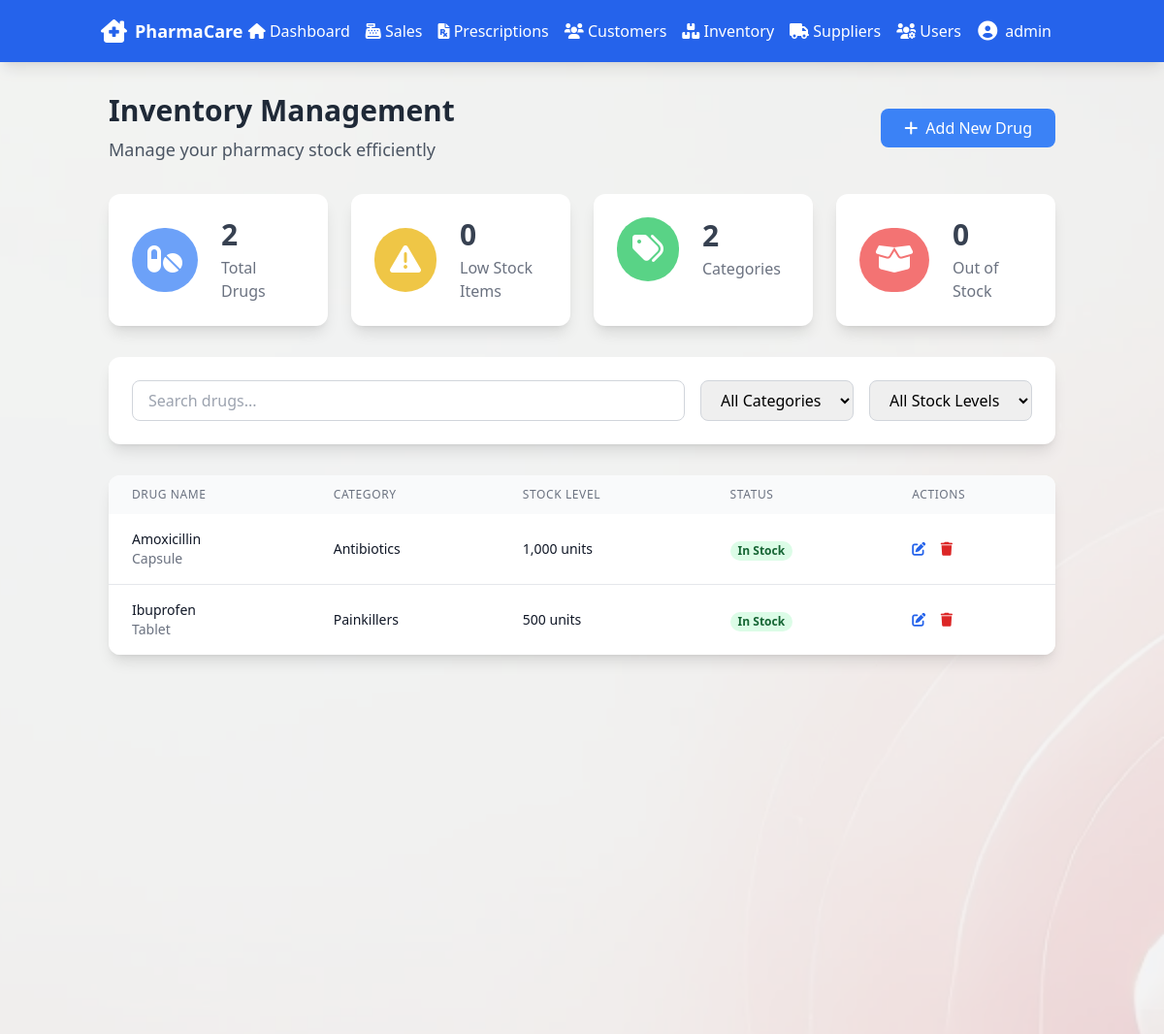
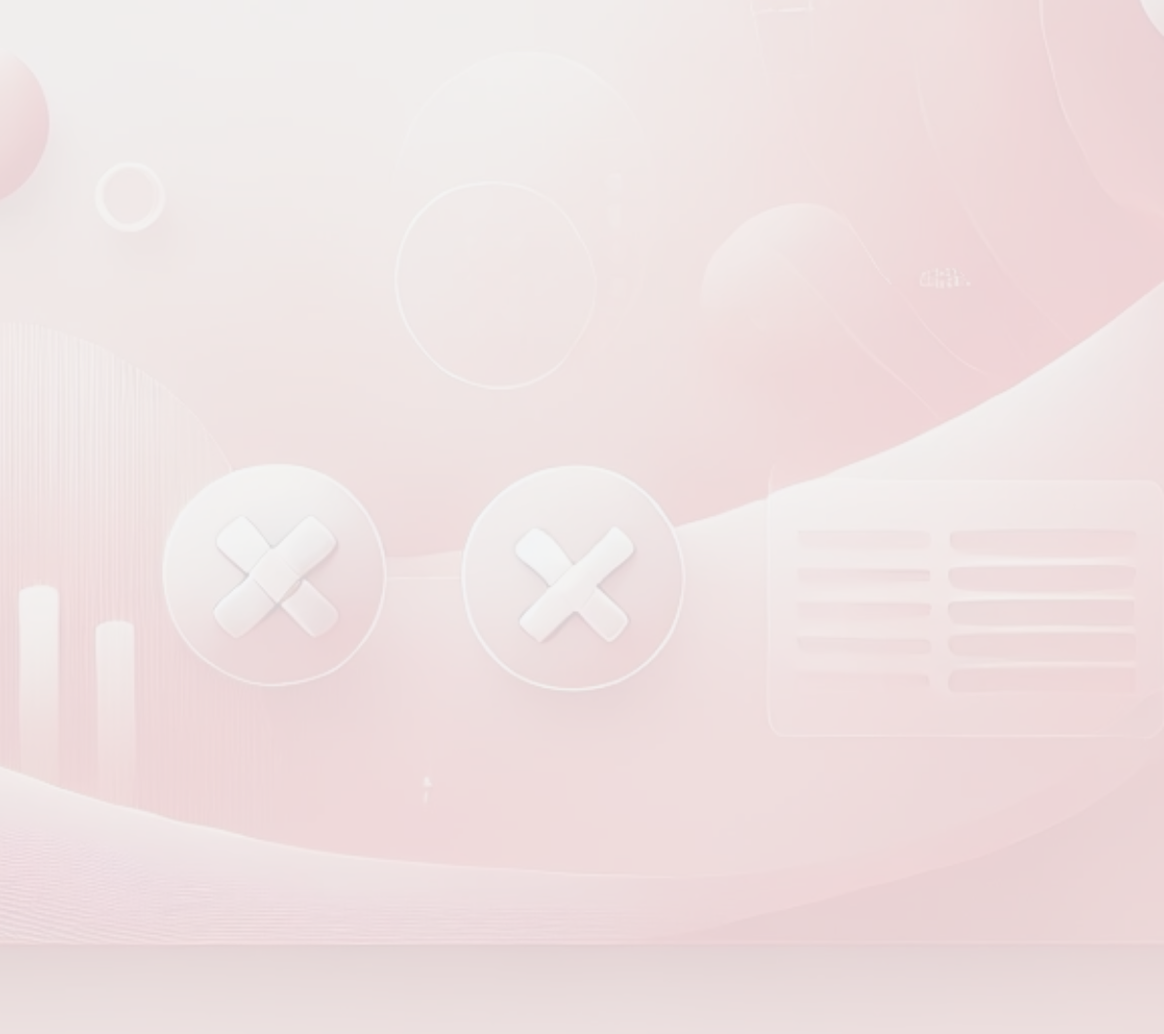
Page /inventory/inventory.php (signed in) on the committed database (2 pictures, top to bottom).
### tables this page shows
CREATE TABLE DRUG (
    drug_id INT PRIMARY KEY AUTO_INCREMENT,
    name VARCHAR(100) NOT NULL,
    description VARCHAR(200),
    dosage_form VARCHAR(50),
    category_id INT,
    FOREIGN KEY (category_id) REFERENCES DRUG_CATEGORY(category_id)
);

CREATE TABLE DRUG_CATEGORY (
    category_id INT PRIMARY KEY AUTO_INCREMENT,
    name VARCHAR(50) NOT NULL,
    description VARCHAR(200)
);

CREATE TABLE STOCK_ITEM (
    stock_item_id INT PRIMARY KEY AUTO_INCREMENT,
    drug_id INT,
    supplier_id INT,
    quantity INT NOT NULL,
    expiry_date DATE,
    unit_price DECIMAL(10, 2) NOT NULL,
    user_id INT,
    FOREIGN KEY (drug_id) REFERENCES DRUG(drug_id),
    FOREIGN KEY (supplier_id) REFERENCES SUPPLIER(supplier_id),
    FOREIGN KEY (user_id) REFERENCES USER(user_id)
);

### includes/db_connect.php (called while the page is built, shortened)
<?php
$base_url = 'http://127.0.0.1/pharmacy_management_system/';
?>

### inventory/inventory.php (the view, shortened to what this page needs)
<?php
require_once '../includes/db_connect.php';
?>
<!DOCTYPE html>
<html>
<head>
</head>
<?php include_once '../includes/header.php'; ?>
<div class="relative min-h-screen">
    <div class="absolute inset-0 z-0 pointer-events-none">
        <img src="../assets/images/image2.png" class="w-full h-full object-cover opacity-15" alt="Background">
    </div>
    <div class="container mx-auto px-6 py-8 relative z-10">
        <div class="flex justify-between items-center mb-8">
            <h2 class="text-3xl font-bold text-gray-800 animate__animated animate__fadeIn">
                Inventory Management
                <span class="block text-lg font-normal text-gray-600 mt-2">Manage your pharmacy stock efficiently</span>
            </h2>
            <button onclick="window.location.href='add_drug.php'" class="bg-blue-500 hover:bg-blue-600 text-white px-6 py-2 rounded-lg transition duration-300 flex items-center">
                <i class="fas fa-plus mr-2"></i> Add New Drug
            </button>
        </div>
        <div class="grid grid-cols-1 md:grid-cols-4 gap-6 mb-8">
            <?php
            $stats = [
                [
                    'query' => "SELECT COUNT(*) FROM DRUG",
                    'title' => 'Total Drugs',
                    'icon' => 'fas fa-pills',
                    'color' => 'blue'
                ],
                [
                    'query' => "SELECT COUNT(*) FROM STOCK_ITEM WHERE quantity < 100",
                    'title' => 'Low Stock Items',
                    'icon' => 'fas fa-exclamation-triangle',
                    'color' => 'yellow'
                ],
                [
                    'query' => "SELECT COUNT(*) FROM DRUG_CATEGORY",
                    'title' => 'Categories',
                    'icon' => 'fas fa-tags',
                    'color' => 'green'
                ],
                [
                    'query' => "SELECT COUNT(*) FROM STOCK_ITEM WHERE quantity = 0",
                    'title' => 'Out of Stock',
                    'icon' => 'fas fa-box-open',
                    'color' => 'red'
                ]
            ];
            foreach ($stats as $stat) {
                $stmt = $pdo->query($stat['query']);
                $count = $stmt->fetchColumn();
            ?>
                <div class="bg-white rounded-xl shadow-lg p-6 animate__animated animate__fadeInUp">
                    <div class="flex items-center">
                        <div class="p-4 rounded-full bg-<?php echo $stat['color']; ?>-500 bg-opacity-75">
                            <i class="<?php echo $stat['icon']; ?> fa-2x text-white"></i>
                        </div>
                        <div class="ml-6">
                            <h4 class="text-3xl font-bold text-gray-700"><?php echo number_format($count); ?></h4>
                            <div class="text-gray-500 mt-1"><?php echo $stat['title']; ?></div>
                        </div>
                    </div>
                </div>
            <?php } ?>
        </div>
        <div class="bg-white rounded-xl shadow-lg p-6 mb-8">
            <div class="flex flex-col md:flex-row gap-4">
                <div class="flex-1">
                    <input type="text" id="search" placeholder="Search drugs..."
                           class="w-full px-4 py-2 rounded-lg border border-gray-300 focus:ring-2 focus:ring-blue-500 focus:border-blue-500">
                </div>
                <div class="flex gap-4">
                    <select id="category" class="px-4 py-2 rounded-lg border border-gray-300 focus:ring-2 focus:ring-blue-500 focus:border-blue-500">
                        <option value="">All Categories</option>
                    </select>
                    <select id="stock" class="px-4 py-2 rounded-lg border border-gray-300 focus:ring-2 focus:ring-blue-500 focus:border-blue-500">
                        <option value="">All Stock Levels</option>
                    </select>
                </div>
            </div>
        </div>
        <div class="bg-white rounded-xl shadow-lg overflow-hidden">
            <table class="min-w-full">
                <thead class="bg-gray-50">
                    <tr>
                        <th class="px-6 py-3 text-left text-xs font-medium text-gray-500 uppercase tracking-wider">Drug Name</th>
                        <th class="px-6 py-3 text-left text-xs font-medium text-gray-500 uppercase tracking-wider">Category</th>
                        <th class="px-6 py-3 text-left text-xs font-medium text-gray-500 uppercase tracking-wider">Stock Level</th>
                        <th class="px-6 py-3 text-left text-xs font-medium text-gray-500 uppercase tracking-wider">Status</th>
                        <th class="px-6 py-3 text-left text-xs font-medium text-gray-500 uppercase tracking-wider">Actions</th>
                    </tr>
                </thead>
                <tbody class="bg-white divide-y divide-gray-200">
                    <?php
                    $query = "SELECT d.*, dc.name as category_name, si.quantity
                             FROM DRUG d
                             LEFT JOIN DRUG_CATEGORY dc ON d.category_id = dc.category_id
                             LEFT JOIN STOCK_ITEM si ON d.drug_id = si.drug_id
                             ORDER BY d.name";
                    $drugs = $pdo->query($query);
                    while ($drug = $drugs->fetch()) {
                        $stockStatus = '';
                        $statusColor = '';
                        if ($drug['quantity'] <= 0) {
                            $stockStatus = 'Out of Stock';
                            $statusColor = 'red';
                        } elseif ($drug['quantity'] < 100) {
                            $stockStatus = 'Low Stock';
                            $statusColor = 'yellow';
                        } else {
                            $stockStatus = 'In Stock';
                            $statusColor = 'green';
                        }
                    ?>
                        <tr class="hover:bg-gray-50">
                            <td class="px-6 py-4 whitespace-nowrap">
                                <div class="text-sm font-medium text-gray-900"><?php echo htmlspecialchars($drug['name']); ?></div>
                                <div class="text-sm text-gray-500"><?php echo htmlspecialchars($drug['dosage_form']); ?></div>
                            </td>
                            <td class="px-6 py-4 whitespace-nowrap">
                                <div class="text-sm text-gray-900"><?php echo htmlspecialchars($drug['category_name']); ?></div>
                            </td>
                            <td class="px-6 py-4 whitespace-nowrap">
                                <div class="text-sm text-gray-900"><?php echo number_format($drug['quantity']); ?> units</div>
                            </td>
                            <td class="px-6 py-4 whitespace-nowrap">
                                <span class="px-2 inline-flex text-xs leading-5 font-semibold rounded-full bg-<?php echo $statusColor; ?>-100 text-<?php echo $statusColor; ?>-800">
                                    <?php echo $stockStatus; ?>
                                </span>
                            </td>
                            <td class="px-6 py-4 whitespace-nowrap text-sm font-medium">
                                <button class="text-blue-600 hover:text-blue-900 mr-3" onclick="window.location.href='edit_drug.php?id=<?php echo $drug['drug_id']; ?>'">
                                    <i class="fas fa-edit"></i>
                                </button>
                                <button class="text-red-600 hover:text-red-900" onclick="deleteDrug(<?php echo $drug['drug_id']; ?>)">
                                    <i class="fas fa-trash"></i>
                                </button>
                            </td>
                        </tr>
                    <?php } ?>
                </tbody>
            </table>
        </div>
    </div>
</div>
<?php include_once 'includes/footer.php'; ?>

### includes/header.php (shortened to what this page needs)
<?php
$is_admin = ($_SESSION['role'] === 'Administrator');
?>
<!DOCTYPE html>
<html lang="en">
<head>
    <script src="https://cdn.tailwindcss.com"></script>
    <link href="https://cdnjs.cloudflare.com/ajax/libs/font-awesome/6.0.0/css/all.min.css" rel="stylesheet">
</head>
<body class="bg-gray-100">
    <nav class="bg-blue-600 shadow-lg">
        <div class="container mx-auto px-4">
            <div class="flex items-center h-16">
                <div class="flex-shrink-0">
                    <a href="<?php echo $base_url; ?>" class="flex items-center space-x-2">
                        <i class="fas fa-clinic-medical text-2xl text-white"></i>
                        <span class="text-white text-lg font-semibold">PharmaCare</span>
                    </a>
                </div>
                <div class="flex-grow flex justify-center space-x-4">
                    <a href="<?php echo $base_url; ?>" class="nav-link text-white">
                        <i class="fas fa-home nav-icon text-white"></i>
                        <span>Dashboard</span>
                    </a>
                    <a href="<?php echo $base_url; ?>sales/sales.php" class="nav-link text-white">
                        <i class="fas fa-cash-register nav-icon text-white"></i>
                        <span>Sales</span>
                    </a>
                    <a href="<?php echo $base_url; ?>prescriptions/prescriptions.php" class="nav-link text-white">
                        <i class="fas fa-file-prescription nav-icon text-white"></i>
                        <span>Prescriptions</span>
                    </a>
                    <a href="<?php echo $base_url; ?>customers/customers.php" class="nav-link text-white">
                        <i class="fas fa-users nav-icon text-white"></i>
                        <span>Customers</span>
                    </a>
                    <?php if ($is_admin): ?>
                    <a href="<?php echo $base_url; ?>inventory/inventory.php" class="nav-link text-white">
                        <i class="fas fa-boxes nav-icon text-white"></i>
                        <span>Inventory</span>
                    </a>
                    <a href="<?php echo $base_url; ?>suppliers/suppliers.php" class="nav-link text-white">
                        <i class="fas fa-truck nav-icon text-white"></i>
                        <span>Suppliers</span>
                    </a>
                    <a href="<?php echo $base_url; ?>users/users.php" class="nav-link text-white">
                        <i class="fas fa-users-cog nav-icon text-white"></i>
                        <span>Users</span>
                    </a>
                    <?php endif; ?>
                </div>
                <div class="flex-shrink-0 relative">
                    <button class="flex items-center space-x-2 text-white hover:bg-blue-700 rounded-lg px-3 py-2 transition-colors">
                        <i class="fas fa-user-circle text-xl text-white"></i>
                        <span><?php echo htmlspecialchars($_SESSION['username']); ?></span>
                    </button>
                </div>
            </div>
        </div>
    </nav>
</body>
</html>

### includes/footer.php (shortened to what this page needs)
</body>
</html>

### includes/header.php (style rules this page uses)
.nav-link { @apply flex items-center space-x-2 px-4 py-2 text-white hover:bg-blue-700 rounded-lg transition-colors; }
.nav-icon { @apply text-lg text-white; }

### rows in the picture
drug: name "Amoxicillin", dosage_form "Capsule", category.name "Antibiotics", stock_item.quantity "1,000", stock_item.quantity "In Stock"
drug: name "Ibuprofen", dosage_form "Tablet", category.name "Painkillers", stock_item.quantity "500", stock_item.quantity "In Stock"

### other values in the picture
$_SESSION['username'] "admin"
$count "2"
$stat['title'] "Total Drugs"
$count "0"
$stat['title'] "Low Stock Items"
$stat['title'] "Categories"
$stat['title'] "Out of Stock"
